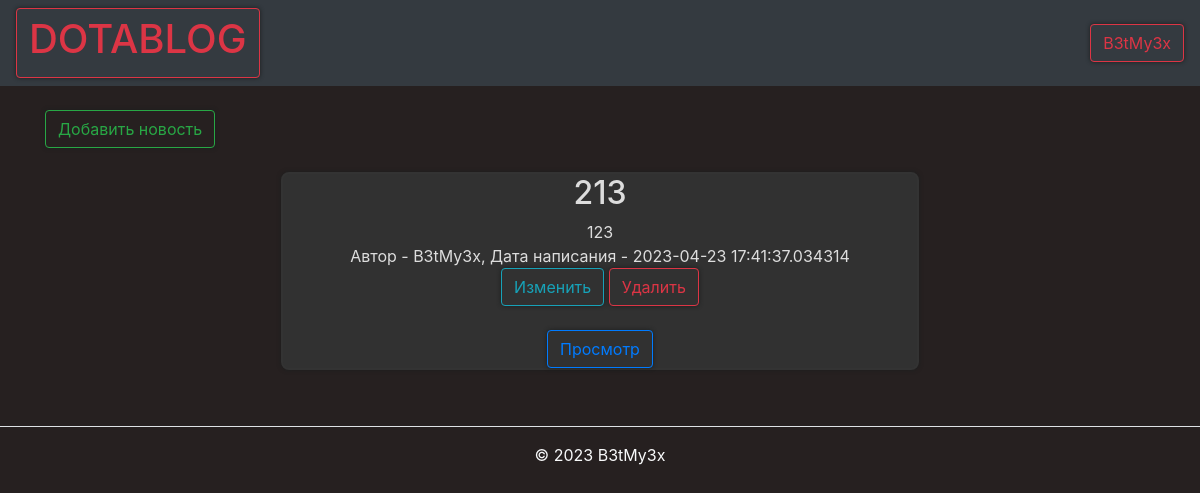
Page /feed (signed in) on the earlier database version.
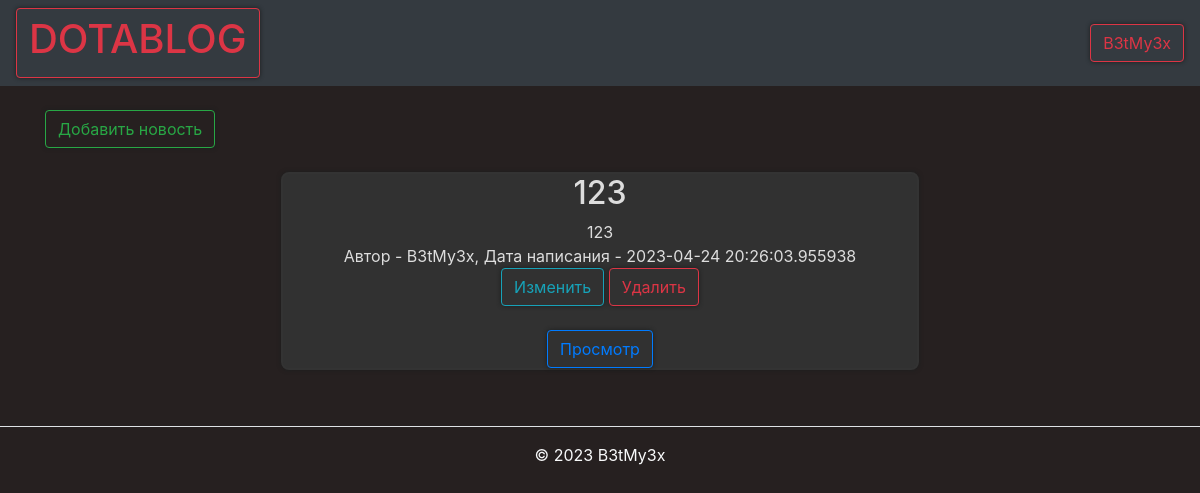
Same page on the later database version.
### data/users.py (models this page shows, shortened)
class User(SqlAlchemyBase, UserMixin):
    __tablename__ = 'users'
    id = sqlalchemy.Column(sqlalchemy.Integer,
                           primary_key=True, autoincrement=True)
    name = sqlalchemy.Column(sqlalchemy.String, nullable=True)
    about = sqlalchemy.Column(sqlalchemy.String, nullable=True)
    email = sqlalchemy.Column(sqlalchemy.String,
                              index=True, unique=True, nullable=True)
    hashed_password = sqlalchemy.Column(sqlalchemy.String, nullable=True)
    created_date = sqlalchemy.Column(sqlalchemy.DateTime,
                                     default=datetime.datetime.now)
    role = sqlalchemy.Column(sqlalchemy.String,
                              index=True, unique=True, nullable=True)
    news = orm.relationship("News", back_populates='user')

### data/news.py (models this page shows)
class News(SqlAlchemyBase):
    __tablename__ = 'news'
    categories = orm.relationship("Category",
                                  secondary="association",
                                  backref="news")
    id = sqlalchemy.Column(sqlalchemy.Integer,
                           primary_key=True, autoincrement=True)
    title = sqlalchemy.Column(sqlalchemy.String, nullable=True)
    content = sqlalchemy.Column(sqlalchemy.String, nullable=True)
    created_date = sqlalchemy.Column(sqlalchemy.DateTime,
                                     default=datetime.datetime.now)
    is_private = sqlalchemy.Column(sqlalchemy.Boolean, default=True)
    user_id = sqlalchemy.Column(sqlalchemy.Integer,
                                sqlalchemy.ForeignKey("users.id"))
    user = orm.relationship('User')

### main.py (the view)
@app.route("/feed")
def index():
    db_sess = db_session.create_session()
    news = db_sess.query(News).filter(News.is_private != True)
    return render_template("index.html", news=news, role=is_admin(), true=True)
    if current_user.is_authenticated:
        news = db_sess.query(News).filter(
            (News.user == current_user) | (News.is_private != True))
    else:
        news = db_sess.query(News).filter(News.is_private != True)

### data/db_session.py (called while the page is built)
def create_session() -> Session:
    global __factory
    return __factory()

### main.py (called while the page is built)
def is_admin():
    db_sess = db_session.create_session()
    user = db_sess.query(User).filter(User.id == current_user.get_id()).first()
    if user.role == "admin":
        return True
    return False

@login_manager.user_loader
def load_user(user_id):
    db_sess = db_session.create_session()
    return db_sess.query(User).get(user_id)

### templates/index.html
{% extends "base.html" %}
{% block content %}
{% if current_user.is_authenticated %}
    <br>
    <a href="news_edit" class="btn btn-outline-success">Добавить новость</a>
    <br>
{% endif %}
{% for item in news%}
<br>
<center>
<div class="di1">
    <h2>{{item.title}}</h2>
    <div>
        {{item.content}}
    </div>
    <div>
        Автор - {{item.user.name}}, Дата написания - {{item.created_date}}
    </div>
    {% if (current_user.is_authenticated and current_user == item.user) or role == true%}
    <div>
        <a href="/news_edit/{{ item.id }}" class="btn btn-outline-info">
            Изменить
        </a>
        <a href="/news_delete/{{ item.id }}" class="btn btn-outline-danger">
            Удалить
        </a>
    </div>
{% endif %}
    <br>
    <div>
        <a href="/news/{{ item.id }}" class="btn btn-outline-primary">
            Просмотр
        </a>
    </div>
</div>
</center>
{% endfor %}
{% endblock %}

### templates/base.html (shortened to what this page needs)
<!doctype html>
<html lang="en">
<head>
    <link rel="stylesheet"
          href="https://stackpath.bootstrapcdn.com/bootstrap/4.4.1/css/bootstrap.min.css"
>
</head>
<body style="color:#f8f9fa; background-color:#262020 ">
<header>
    <nav class="navbar navbar-dark bg-dark">
        <a class="btn btn-outline-danger" href="/feed"><h1>DOTABLOG</h1></a>
        {% if current_user.is_authenticated %}
    <a class="btn btn-outline-danger" href="/logout">{{ current_user.name }}</a>
{% else %}
    <p>
        <a class="btn btn-secondary" href="/register">Зарегистрироваться</a>
        <a class="btn btn-danger" href="/login">Войти</a>
    </p>
{% endif %}
    </nav>
</header>
<main role="main" class="container">
    {% block content %}{% endblock %}
</main>
</body>
<footer class="py-3 my-4">
    <ul class="nav justify-content-center border-bottom pb-3 mb-3">
    </ul>
    <p class="text-center text-body-secondary">© 2023 B3tMy3x</p>
  </footer>
</html>

### templates/base.html (style rules this page uses)
html { overflow-y: scroll; }
body { -webkit-touch-callout: none; -webkit-user-select: none; -khtml-user-select: none; -moz-user-select: none; -ms-user-select: none; user-select: none; }
.di1 { display: block; background-color: #313131; margin-left: auto; margin-right: auto; width: 638px; -moz-box-shadow: 0px 0px 4px 0px #1c1e1e; -webkit-box-shadow: 0px 0px 4px 0px #1c1e1e; box-shadow: 0px 0px 4px 0px #1c1e1e; border-radius: 8px; border: 2px solid #333; color: #ddd; outline: 0; }
a, input, textarea { filter: progid:DXImageTransform.Microsoft.gradient(startColorstr='#252626', endColorstr='#2f3031'); background: #313131 -moz-box-shadow: 0px 0px 4px 0px #1c1e1e; -webkit-box-shadow: 0px 0px 4px 0px #1c1e1e; box-shadow: 0px 0px 4px 0px #1c1e1e; border-radius: 8px; border: 1px solid #333; color: #ddd; outline: 0; }

Differences in the rows shown:
removed News: title "213", content "123", user.name "B3tMy3x", created_date "2023-04-23 17:41:37.034314"
added News: title "123", content "123", user.name "B3tMy3x", created_date "2023-04-24 20:26:03.955938"
